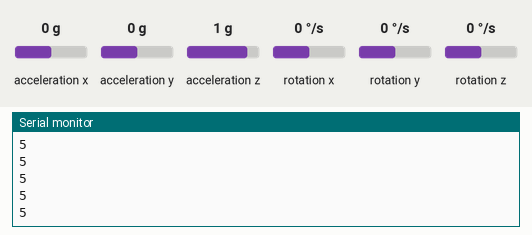
Recording of a sketch running on a simulated Arduino Uno, built with avr-gcc and run on an emulated ATmega328P. Shown: the last lines printed to the serial monitor. The test bench sets the inputs (shaded band); at power-on: acceleration x 0 g, acceleration y 0 g, acceleration z 1 g, rotation x 0 °/s, rotation y 0 °/s, rotation z 0 °/s.

Above: at 1.2 s.
1.3 s: acceleration x set to -1.4 g
At 2.4 s:
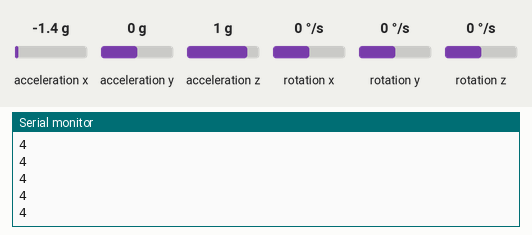
2.8 s: acceleration x set to 0.8 g
At 3.4 s:
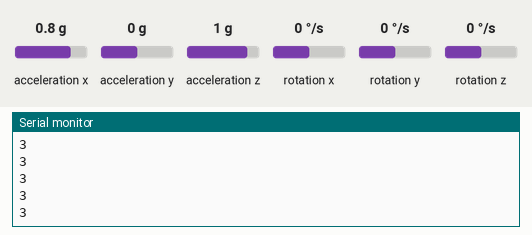
4.3 s: acceleration y set to -1.4 g
At 5.1 s:
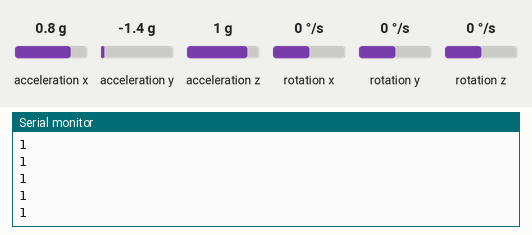
Timing chart, 0 to 7.3 s (numbered marks = the images above; inputs shaded):
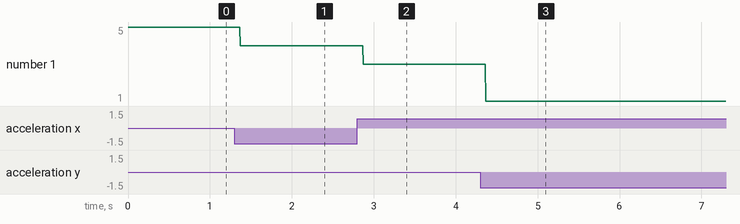

Measured:
- after the input at 1.3 s, the serial monitor: prints a new line after 0.07 s (image 1)
- after the input at 2.8 s, the serial monitor: prints a new line after 0.07 s (image 2)
- after the input at 4.3 s, the serial monitor: prints a new line after 0.07 s (image 3)
- plotted number 1: 5 → 4 after the input at 1.3 s, 4 → 3 after the input at 2.8 s, 3 → 1 after the input at 4.3 s

The sketch:

acceleromenter.ino
```cpp
#include <Wire.h> // Must include Wire library for I2C
#include <SFE_MMA8452Q.h> // Includes the SFE_MMA8452Q library

// Begin using the library by creating an instance of the MMA8452Q
//  class. We'll call it "accel". That's what we'll reference from
//  here on out.
MMA8452Q accel;

// The setup function simply starts serial and initializes the
//  accelerometer.
void setup()
{
  Serial.begin(9600);
  //Serial.println("MMA8452Q Test Code!");

  // Choose your adventure! There are a few options when it comes
  // to initializing the MMA8452Q:
  //  1. Default init. This will set the accelerometer up
  //     with a full-scale range of +/-2g, and an output data rate
  //     of 800 Hz (fastest).
  accel.init();
  //  2. Initialize with FULL-SCALE setting. You can set the scale
  //     using either SCALE_2G, SCALE_4G, or SCALE_8G as the value.
  //     That'll set the scale to +/-2g, 4g, or 8g respectively.
  //accel.init(SCALE_4G); // Uncomment this out if you'd like
  //  3. Initialize with FULL-SCALE and DATA RATE setting. If you
  //     want control over how fast your accelerometer produces
  //     data use one of the following options in the second param:
  //     ODR_800, ODR_400, ODR_200, ODR_100, ODR_50, ODR_12,
  //     ODR_6, or ODR_1.
  //     Sets to 800, 400, 200, 100, 50, 12.5, 6.25, or 1.56 Hz.
  //accel.init(SCALE_8G, ODR_6);
}

// The loop function will simply check for new data from the
//  accelerometer and print it out if it's available.
void loop()
{
  // Use the accel.available() function to wait for new data
  //  from the accelerometer.
  if (accel.available())
  {
    // First, use accel.read() to read the new variables:
    accel.read();

    // accel.read() will update two sets of variables.
    // * int's x, y, and z will store the signed 12-bit values
    //   read out of the accelerometer.
    // * floats cx, cy, and cz will store the calculated
    //   acceleration from those 12-bit values. These variables
    //   are in units of g's.
    // Check the two function declarations below for an example
    // of how to use these variables.
    printCalculatedAccels();
    //printAccels(); // Uncomment to print digital readings

    // The library also supports the portrait/landscape detection
    //  of the MMA8452Q. Check out this function declaration for
    //  an example of how to use that.
    printOrientation();

    Serial.println(); // Print new line every time.
  }
}

// The function demonstrates how to use the accel.x, accel.y and
//  accel.z variables.
// Before using these variables you must call the accel.read()
//  function!
void printAccels()
{
  //Serial.print(accel.x, 3);
  //Serial.print("\t");
  //Serial.print(accel.y, 3);
  //Serial.print("\t");
  //Serial.print(accel.z, 3);
  //Serial.print("\t");
}

// This function demonstrates how to use the accel.cx, accel.cy,
//  and accel.cz variables.
// Before using these variables you must call the accel.read()
//  function!
void printCalculatedAccels()
{
  //Serial.print(accel.cx, 3);
  //Serial.print("\t");
  //Serial.print(accel.cy, 3);
  //Serial.print("\t");
  //Serial.print(accel.cz, 3);
  //Serial.print("\t");
}

// This function demonstrates how to use the accel.readPL()
// function, which reads the portrait/landscape status of the
// sensor.
void printOrientation()
{
  // accel.readPL() will return a byte containing information
  // about the orientation of the sensor. It will be either
  // PORTRAIT_U, PORTRAIT_D, LANDSCAPE_R, LANDSCAPE_L, or
  // LOCKOUT.
  byte pl = accel.readPL();
  switch (pl)
  {
  case PORTRAIT_U:
    Serial.print(1);
    break;
  case PORTRAIT_D:
    Serial.print(2);
    break;
  case LANDSCAPE_R:
    Serial.print(3);
    break;
  case LANDSCAPE_L:
    Serial.print(4);
    break;
  case LOCKOUT:
    Serial.print(5);
    break;
  }
}
```
